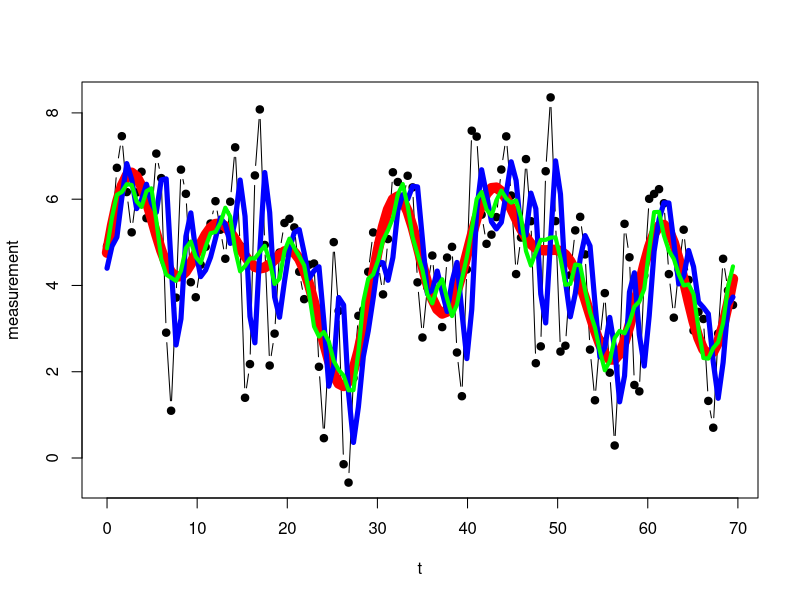

The R script that drew this image:
    # 26489
    T <- 128;
    t <- 0:(T-1)/T*70
    
    signal <- 4.4 + sin(0.06*pi*t - 0.1) + sin(0.14*pi*t + 0.07) + sin(0.2*pi*t + 0.4)
    noise <- sin(0.06 + 0.5*pi*t) + sin(0.1 - 0.68*pi*t) - sin(0.04 - 0.74*pi*t) + sin(0.03 - 0.93*pi*t)
    
    measurement <- signal + noise
    
    
    xkm1km1 <- matrix(c(4.4, 0),2,1)
    Pkm1km1 <- matrix(c(1,0,0,1),2,2)
    H <- matrix(c(1,0),1,2) 
    A <- matrix(c(1,1,0,1),2,2)
    Q <- 10^-6 * matrix(c(1.6,2.4,2.4,4.8),2,2)
    R <- 10^-6 * matrix(c(2.35),1,1)
    
    library("MASS") # For pseudo inverse ginv()
    
    zhat <- t*0
    
    for (k in 1:T)
    {
      xkkm1 <- A %*% xkm1km1
      Pkkm1 <- A %*% Pkm1km1 %*% t(A) + Q
      K <- Pkkm1 %*% t(H) %*% ginv( H %*% Pkkm1 %*% t(H) + R)
      z <- matrix(c(measurement[k]), 1, 1)
      xkm1km1 <- xkkm1 + K %*% (z - H %*% xkkm1)
      Pkm1km1 <- (matrix(c(1,0,0,1),2,2) - K %*% H) %*% Pkkm1  
      zhat[k] <- as.numeric(H %*% xkkm1)
    }
    
    plot(t, measurement, type="b", pch=19)
    lines(t, signal, col="red",  lwd=10)
    lines(t, zhat, col="blue", lwd=5)
    
    lpf <-  filter(measurement, c(0.2,0.2,0.2,0.2,0.2), circular = TRUE)
    lines(t,lpf, col="green", lwd=4)
    
    errs <- c(sum((signal - zhat)^2), sum((signal - lpf)^2))
    print(errs)
